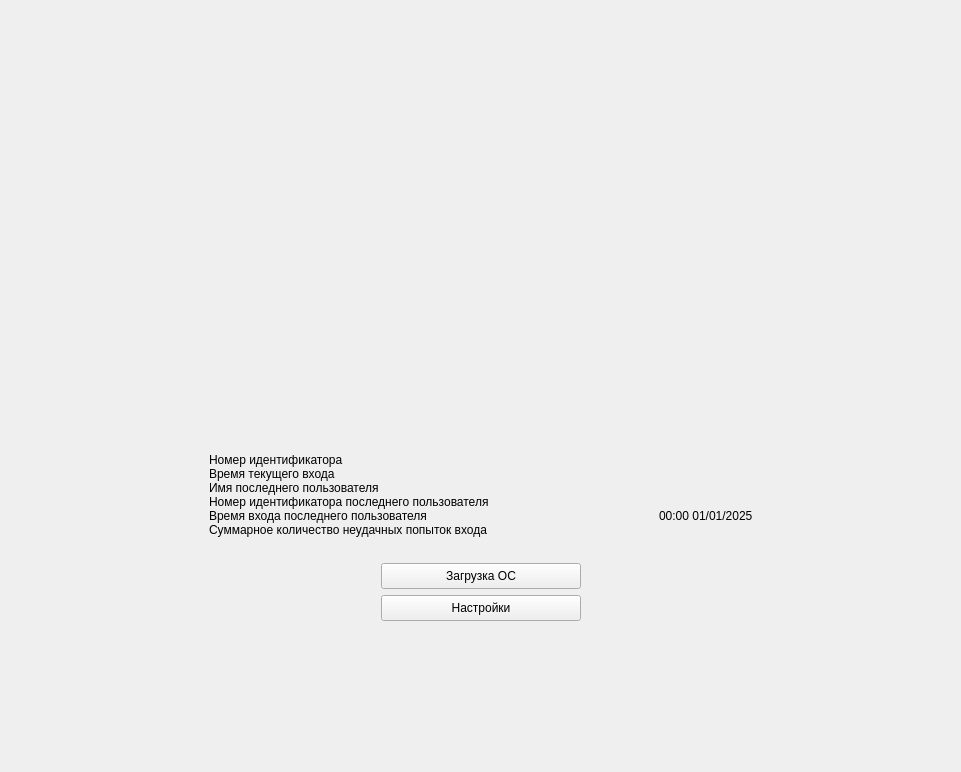
<?xml version="1.0" encoding="UTF-8"?>
<ui version="4.0">
 <class>AdminChoiceWidget</class>
 <widget class="QWidget" name="AdminChoiceWidget">
  <property name="geometry">
   <rect>
    <x>0</x>
    <y>0</y>
    <width>961</width>
    <height>772</height>
   </rect>
  </property>
  <property name="windowTitle">
   <string>Form</string>
  </property>
  <property name="styleSheet">
   <string notr="true"/>
  </property>
  <layout class="QGridLayout" name="gridLayout_2" rowstretch="3,0,1">
   <property name="leftMargin">
    <number>0</number>
   </property>
   <property name="topMargin">
    <number>0</number>
   </property>
   <property name="rightMargin">
    <number>0</number>
   </property>
   <property name="bottomMargin">
    <number>0</number>
   </property>
   <item row="0" column="1">
    <spacer name="verticalSpacer_1">
     <property name="orientation">
      <enum>Qt::Vertical</enum>
     </property>
     <property name="sizeHint" stdset="0">
      <size>
       <width>20</width>
       <height>243</height>
      </size>
     </property>
    </spacer>
   </item>
   <item row="1" column="0">
    <spacer name="horizontalSpacer">
     <property name="orientation">
      <enum>Qt::Horizontal</enum>
     </property>
     <property name="sizeHint" stdset="0">
      <size>
       <width>190</width>
       <height>20</height>
      </size>
     </property>
    </spacer>
   </item>
   <item row="1" column="1">
    <layout class="QVBoxLayout" name="verticalLayout_1">
     <property name="sizeConstraint">
      <enum>QLayout::SetFixedSize</enum>
     </property>
     <item>
      <layout class="QGridLayout" name="gridLayout">
       <property name="sizeConstraint">
        <enum>QLayout::SetFixedSize</enum>
       </property>
       <property name="spacing">
        <number>0</number>
       </property>
       <item row="3" column="0">
        <widget class="QLabel" name="last_user_id_label">
         <property name="minimumSize">
          <size>
           <width>450</width>
           <height>0</height>
          </size>
         </property>
         <property name="text">
          <string>Номер идентификатора последнего пользователя</string>
         </property>
        </widget>
       </item>
       <item row="5" column="0">
        <widget class="QLabel" name="failed_logins_label">
         <property name="minimumSize">
          <size>
           <width>0</width>
           <height>0</height>
          </size>
         </property>
         <property name="text">
          <string>Суммарное количество неудачных попыток входа</string>
         </property>
        </widget>
       </item>
       <item row="1" column="1">
        <widget class="QLabel" name="admin_datetime_value">
         <property name="text">
          <string/>
         </property>
        </widget>
       </item>
       <item row="1" column="0">
        <widget class="QLabel" name="admin_datetime_label">
         <property name="minimumSize">
          <size>
           <width>0</width>
           <height>0</height>
          </size>
         </property>
         <property name="text">
          <string>Время текущего входа</string>
         </property>
        </widget>
       </item>
       <item row="4" column="1">
        <widget class="QLabel" name="last_user_datetime_value">
         <property name="text">
          <string>00:00 01/01/2025</string>
         </property>
        </widget>
       </item>
       <item row="0" column="0">
        <widget class="QLabel" name="admin_id_label">
         <property name="minimumSize">
          <size>
           <width>0</width>
           <height>0</height>
          </size>
         </property>
         <property name="text">
          <string>Номер идентификатора</string>
         </property>
        </widget>
       </item>
       <item row="5" column="1">
        <widget class="QLabel" name="failed_logins_value">
         <property name="text">
          <string/>
         </property>
        </widget>
       </item>
       <item row="3" column="1">
        <widget class="QLabel" name="last_user_id_value">
         <property name="text">
          <string/>
         </property>
        </widget>
       </item>
       <item row="2" column="0">
        <widget class="QLabel" name="last_user_name_label">
         <property name="minimumSize">
          <size>
           <width>0</width>
           <height>0</height>
          </size>
         </property>
         <property name="text">
          <string>Имя последнего пользователя</string>
         </property>
        </widget>
       </item>
       <item row="2" column="1">
        <widget class="QLabel" name="last_user_name_value">
         <property name="text">
          <string/>
         </property>
        </widget>
       </item>
       <item row="0" column="1">
        <widget class="QLabel" name="admin_id_value">
         <property name="text">
          <string/>
         </property>
        </widget>
       </item>
       <item row="4" column="0">
        <widget class="QLabel" name="last_user_datetime_label">
         <property name="minimumSize">
          <size>
           <width>0</width>
           <height>0</height>
          </size>
         </property>
         <property name="text">
          <string>Время входа последнего пользователя</string>
         </property>
        </widget>
       </item>
      </layout>
     </item>
     <item>
      <spacer name="verticalSpacer_3">
       <property name="orientation">
        <enum>Qt::Vertical</enum>
       </property>
       <property name="sizeType">
        <enum>QSizePolicy::Fixed</enum>
       </property>
       <property name="sizeHint" stdset="0">
        <size>
         <width>20</width>
         <height>20</height>
        </size>
       </property>
      </spacer>
     </item>
     <item>
      <layout class="QHBoxLayout" name="horizontalLayout_2">
       <item>
        <spacer name="horizontalSpacer_5">
         <property name="orientation">
          <enum>Qt::Horizontal</enum>
         </property>
         <property name="sizeHint" stdset="0">
          <size>
           <width>40</width>
           <height>20</height>
          </size>
         </property>
        </spacer>
       </item>
       <item>
        <layout class="QVBoxLayout" name="verticalLayout_2">
         <item>
          <widget class="QPushButton" name="sys_load_push_button">
           <property name="sizePolicy">
            <sizepolicy hsizetype="Preferred" vsizetype="Fixed">
             <horstretch>0</horstretch>
             <verstretch>0</verstretch>
            </sizepolicy>
           </property>
           <property name="minimumSize">
            <size>
             <width>200</width>
             <height>26</height>
            </size>
           </property>
           <property name="maximumSize">
            <size>
             <width>200</width>
             <height>16777215</height>
            </size>
           </property>
           <property name="layoutDirection">
            <enum>Qt::LeftToRight</enum>
           </property>
           <property name="text">
            <string>Загрузка ОС</string>
           </property>
          </widget>
         </item>
         <item>
          <widget class="QPushButton" name="show_settings_push_button">
           <property name="sizePolicy">
            <sizepolicy hsizetype="Preferred" vsizetype="Fixed">
             <horstretch>0</horstretch>
             <verstretch>0</verstretch>
            </sizepolicy>
           </property>
           <property name="minimumSize">
            <size>
             <width>200</width>
             <height>26</height>
            </size>
           </property>
           <property name="maximumSize">
            <size>
             <width>200</width>
             <height>16777215</height>
            </size>
           </property>
           <property name="text">
            <string>Настройки</string>
           </property>
          </widget>
         </item>
        </layout>
       </item>
       <item>
        <spacer name="horizontalSpacer_6">
         <property name="orientation">
          <enum>Qt::Horizontal</enum>
         </property>
         <property name="sizeHint" stdset="0">
          <size>
           <width>40</width>
           <height>20</height>
          </size>
         </property>
        </spacer>
       </item>
      </layout>
     </item>
    </layout>
   </item>
   <item row="1" column="2">
    <spacer name="horizontalSpacer_2">
     <property name="orientation">
      <enum>Qt::Horizontal</enum>
     </property>
     <property name="sizeHint" stdset="0">
      <size>
       <width>189</width>
       <height>20</height>
      </size>
     </property>
    </spacer>
   </item>
   <item row="2" column="1">
    <spacer name="verticalSpacer_2">
     <property name="orientation">
      <enum>Qt::Vertical</enum>
     </property>
     <property name="sizeHint" stdset="0">
      <size>
       <width>20</width>
       <height>215</height>
      </size>
     </property>
    </spacer>
   </item>
  </layout>
 </widget>
 <resources/>
 <connections/>
</ui>
